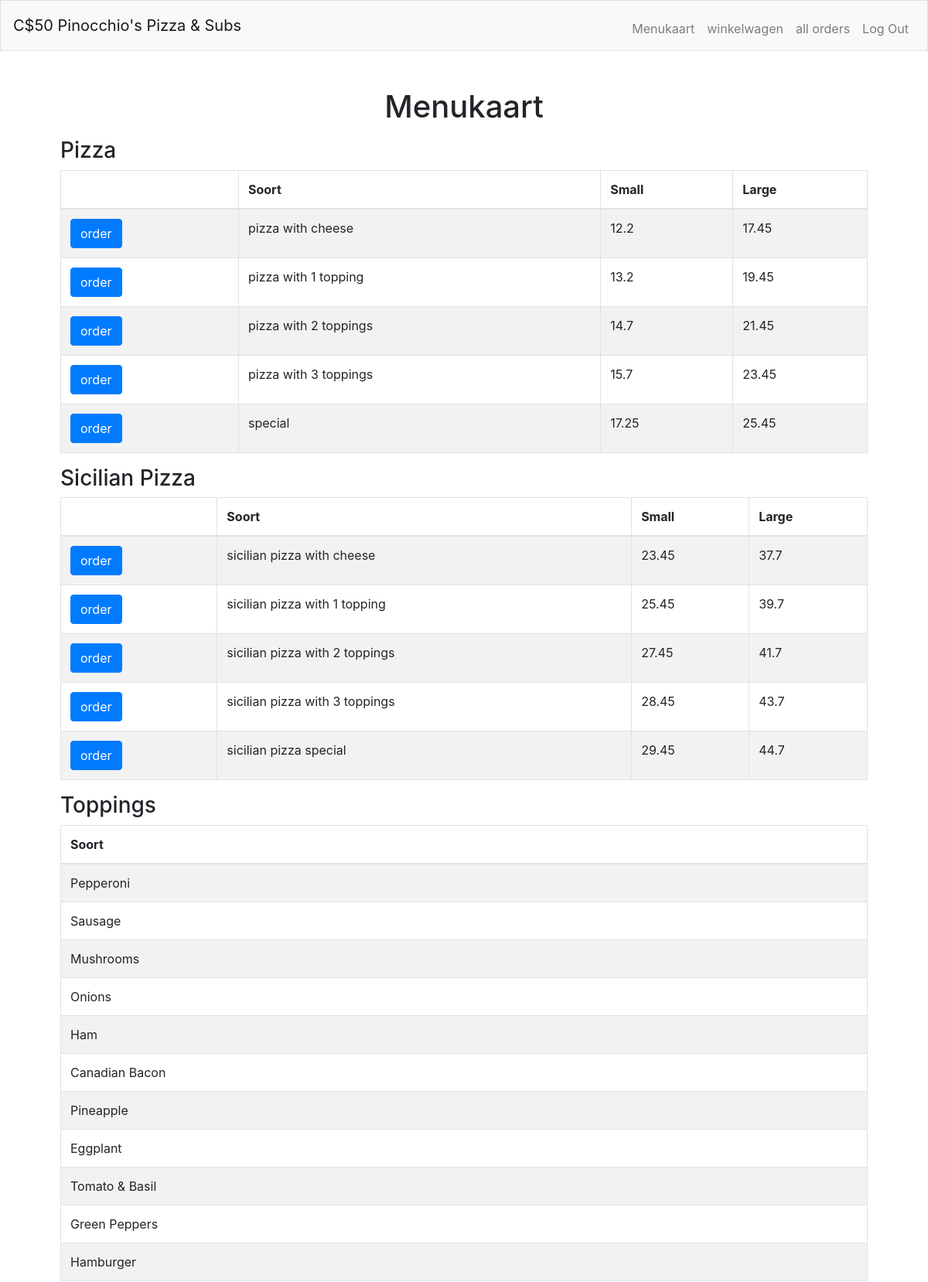
The app's page / (signed in, upper part) with its own data.
### orders/models.py (models this page shows, shortened)
class Products(models.Model):
    categorie = models.CharField(max_length=30)
    product = models.CharField(max_length=30)
    toppings = models.IntegerField(null=True, blank=True)
    price_small = models.FloatField(null=True, blank=True)
    price_large = models.FloatField(null=True, blank=True)

### orders/views.py (the view)
# urls.py: path("", views.index, name="index"),
def index(request):
    if not request.user.is_authenticated:
        return render(request, "login.html", {"message": None})
    context = {
        'products':Products.objects.all()
    }
    return render(request,"index.html", context)

### orders/templates/index.html (shortened to what this page needs)
{% extends "layout_loggedin.html" %}
{% block main %}
    <h1>Menukaart</h1>
    <form action="/toppings" method="post">
      <table id="myTable" class="table table-striped table-bordered" style="width:100%">
          <thead>
              <tr>
                  <th></th>
                  <th>Soort</th>
                  <th>Small</th>
                  <th>Large</th>
              </tr>
          </thead>
          <tbody>
              <ul>
                  {% for product in products %}
                      {% if product.categorie == "pizza" %}
                      <tr>
                          <td><button class="btn btn-primary" type="submit" name="product_id" value="{{ product.id }}">order</button></td>
                          <td>{{ product.product }}</td>
                          <td>{{ product.price_small }}</td>
                          <td>{{ product.price_large }}</td>
                      </tr>
                      {% endif %}
                  {% endfor %}
              </ul>
          </tbody>
    </form>
    <h3>Pizza</h3>
    <form action="/toppings" method="post">
      <table id="myTable" class="table table-striped table-bordered" style="width:100%">
          <thead>
              <tr>
                  <th></th>
                  <th>Soort</th>
                  <th>Small</th>
                  <th>Large</th>
              </tr>
          </thead>
          <tbody>
              <ul>
                  {% for product in products %}
                      {% if product.categorie == "sicilian pizza" %}
                      <tr>
                          <td><button class="btn btn-primary" type="submit" name="product_id" value="{{ product.id }}">order</button></td>
                          <td>{{ product.product }}</td>
                          <td>{{ product.price_small }}</td>
                          <td>{{ product.price_large }}</td>
                      </tr>
                      {% endif %}
                  {% endfor %}
              </ul>
          </tbody>
    </form>
    <h3>Sicilian Pizza</h3>
    <form action="/toppings" method="post">
      <table id="myTable" class="table table-striped table-bordered" style="width:100%">
          <thead>
              <tr>
                  <th>Soort</th>
              </tr>
          </thead>
          <tbody>
              <ul>
                  {% for product in products %}
                      {% if product.categorie == "toppings" %}
                      <tr>
                          <td>{{ product.product }}</td>
                      </tr>
                      {% endif %}
                  {% endfor %}
              </ul>
          </tbody>
    </form>
    <h3>Toppings</h3>
{% endblock %}

### orders/static/styles.css (style rules this page uses)
H1 { text-align: center; }

### records on screen
Products: {{ product.id }} 1 (drawn), product "pizza with cheese", price_small "12.2", price_large "17.45"
Products: {{ product.id }} 2 (drawn), product "pizza with 1 topping", price_small "13.2", price_large "19.45"
Products: {{ product.id }} 3 (drawn), product "pizza with 2 toppings", price_small "14.7", price_large "21.45"
Products: {{ product.id }} 4 (drawn), product "pizza with 3 toppings", price_small "15.7", price_large "23.45"
Products: {{ product.id }} 5 (drawn), product "special", price_small "17.25", price_large "25.45"
Products: {{ product.id }} 6 (drawn), product "sicilian pizza with cheese", price_small "23.45", price_large "37.7"
Products: {{ product.id }} 7 (drawn), product "sicilian pizza with 1 topping", price_small "25.45", price_large "39.7"
Products: {{ product.id }} 8 (drawn), product "sicilian pizza with 2 toppings", price_small "27.45", price_large "41.7"
Products: {{ product.id }} 9 (drawn), product "sicilian pizza with 3 toppings", price_small "28.45", price_large "43.7"
Products: {{ product.id }} 10 (drawn), product "sicilian pizza special", price_small "29.45", price_large "44.7"
Products: product "Pepperoni"
Products: product "Sausage"
Products: product "Mushrooms"
Products: product "Onions"
Products: product "Ham"
Products: product "Canadian Bacon"
Products: product "Pineapple"
Products: product "Eggplant"
Products: product "Tomato & Basil"
Products: product "Green Peppers"
Products: product "Hamburger"
